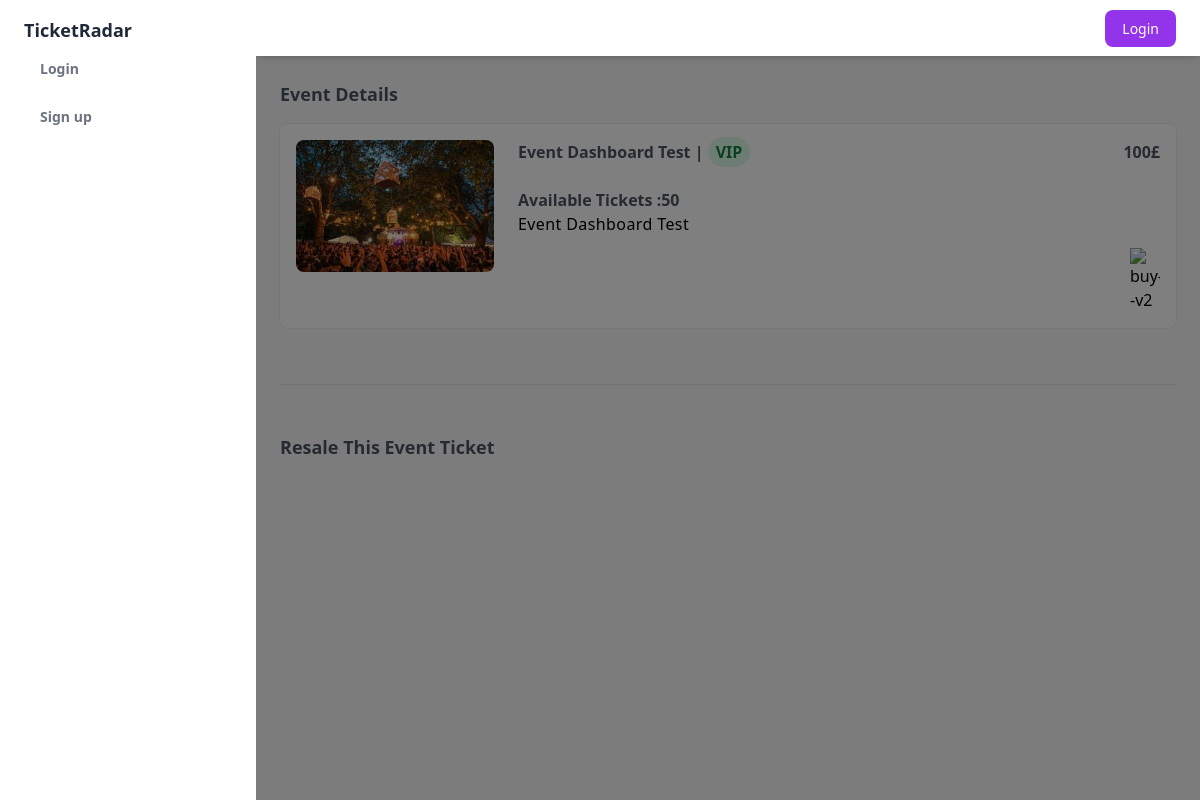
The page /event/2/ on the database as committed earlier.
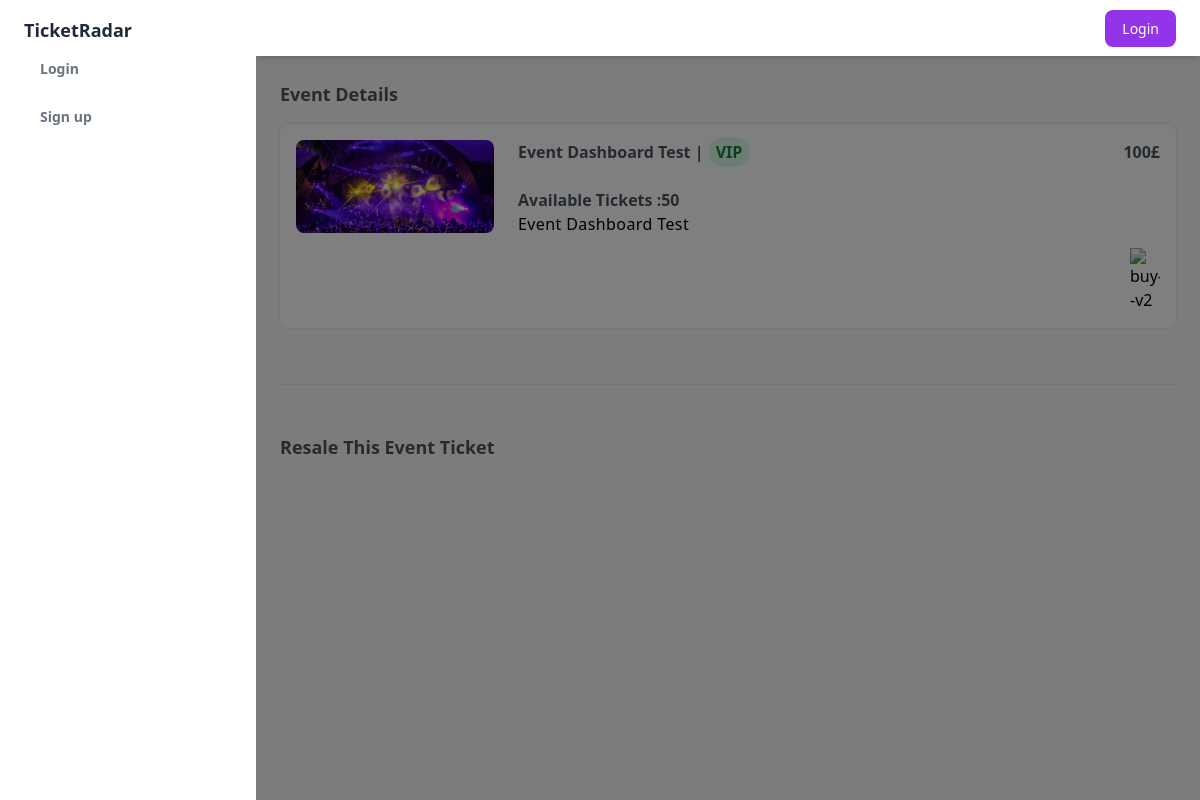
The same page on the database as committed later.
### event/models.py (models this page shows, shortened)
class Event(models.Model):
    user = models.ForeignKey(Account, on_delete=models.CASCADE, blank=True, null=True)
    event_name = models.CharField(max_length=100)
    description = models.TextField()
    image = models.ImageField(upload_to='event_images/', blank=False, null=False)
    ticket_type = models.CharField(max_length=10, choices=EVENT_TYPES)
    available_tickets = models.IntegerField(default=50)
    price = models.IntegerField(blank=True, null=True)
    created = models.DateTimeField(auto_now_add=True)
    updated = models.DateTimeField(auto_now=True)

### event/views.py (the view)
# urls.py: path('event/<int:id>/',views.event_details,name='event_details'),
def event_details(request,id):
    event = Event.objects.get(id=id)
    tickets = event.event_ticket.filter(allow_resale=True)
    return render(request, 'event/event_details.html', {'event': event,'tickets':tickets})

### template/event/event_details.html (shortened to what this page needs)
{% extends 'base.html' %}
{% autoescape on %}
{% block content%}
<h4 class="my-6 mb-4 text-lg font-semibold text-gray-600 dark:text-gray-300">
    Event Details
</h4>
<div class="gap-6 mb-8">
    <div class="min-w-0 p-4 bg-white rounded-lg shadow-xs dark:bg-gray-800">
        <div class="grid grid-cols-4 gap-6">
            <div class="col-span-1">
                <img class="rounded-lg" src="{{event.image.url}}">
            </div>
            <div class="col-span-3">
                <div class="flex justify-between">
                    <h4 class="mb-6 font-semibold text-gray-600 dark:text-gray-300">
                        {{event.event_name}} | <span
                            class="px-2 py-1 font-semibold leading-tight text-green-700 bg-green-100 rounded-full dark:bg-green-700 dark:text-green-100">
                            {{event.get_ticket_type_display }}
                        </span>
                    </h4>
                    <div>
                        <h4 class="mb-6 font-semibold text-gray-600 dark:text-gray-300">{{event.price}}£</h4>
                    </div>
                </div>
                <h4 class="font-semibold text-gray-600 dark:text-gray-300">
                    Available Tickets :{{event.available_tickets}}
                </h4>
                <div class="flex flex-col">
                    <p class="pb-3 tracking-wide">{{event.description | safe}}</p>
                    <div class="ml-auto">
                        <a href="/buy-ticket/{{event.id}}/">
                            <img width="30" height="30" src="https://img.icons8.com/ios-glyphs/30/buy--v2.png"
                                alt="buy--v2" />
                        </a>
                    </div>
                </div>
            </div>
        </div>
    </div>
</div>
<hr class="my-6">
<h4 class="my-6 mb-4 text-lg font-semibold text-gray-600 dark:text-gray-300">
    Resale This Event Ticket
</h4>
{%endblock%}
{% endautoescape %}

Rows that differ between the two databases and show on the page:
changed Event "Event Dashboard Test": image: a different picture
